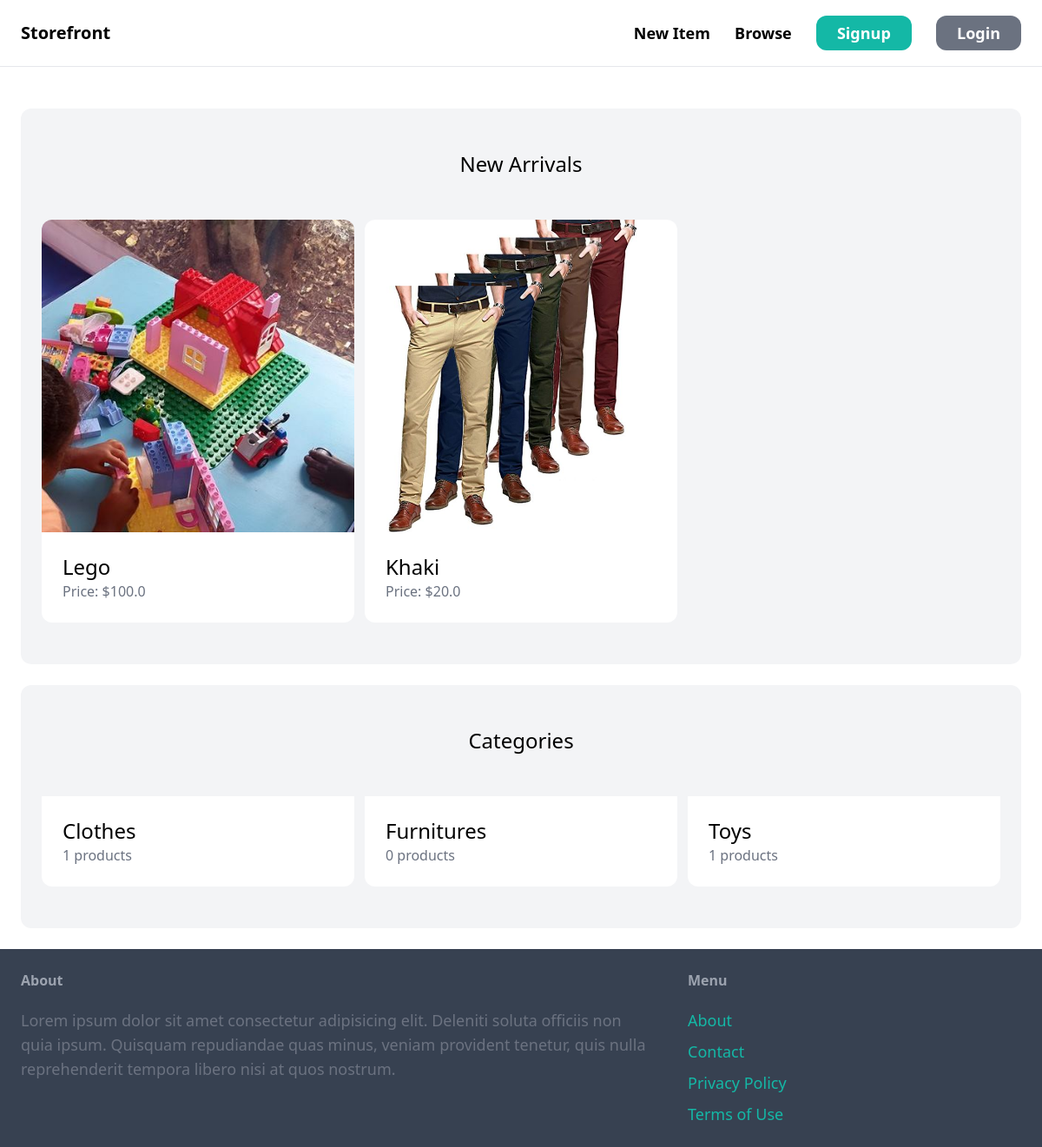
The app's page /, older data.
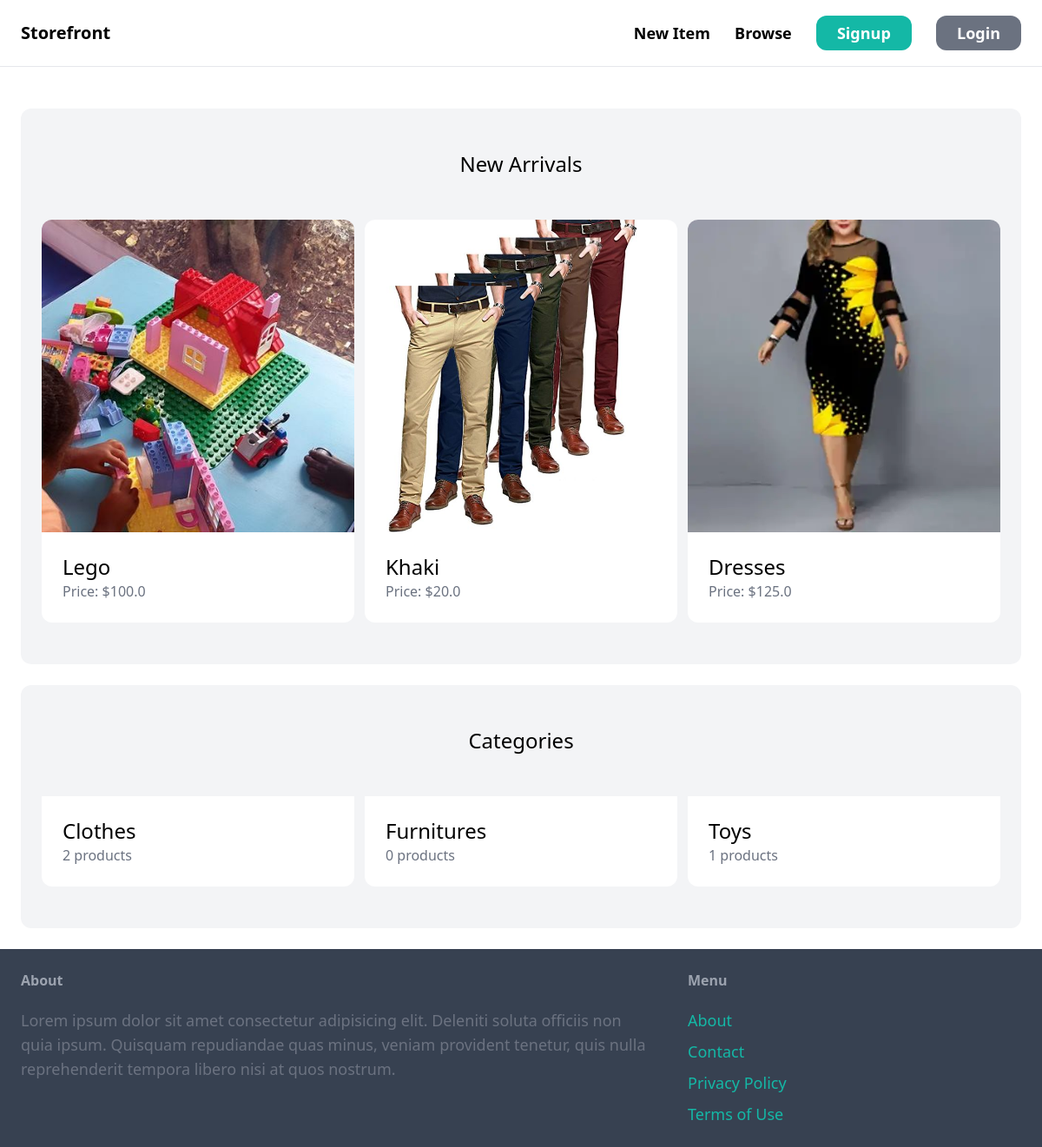
The same page, newer data.
### products/models.py (models this page shows, shortened)
class Product(models.Model):
    category = models.ForeignKey(Category, related_name="products", on_delete=models.CASCADE)
    name = models.CharField(max_length=255)
    description = models.TextField(blank=True, null=True)
    price = models.FloatField()
    image = models.ImageField(upload_to='product_images', blank=True, null=True)
    is_sold = models.BooleanField(default=False)
    created_at = models.DateTimeField(auto_now_add=True)
    created_by = models.ForeignKey(User, related_name="products", on_delete=models.CASCADE)

class Category(models.Model):
    name = models.CharField(max_length=255)
    class Meta:
        ordering = ("name",)
        verbose_name_plural = 'Categories'

### store/views.py (the view)
# urls.py: path("", index, name='index'),
def index(request):
    products = Product.objects.filter(is_sold=False)[0:6]
    categories = Category.objects.all()
    return render(request, 'store/index.html', {
        'categories': categories,
        'products': products
    })

### store/templates/store/index.html
{% extends 'store/base.html' %} {% block title %} Welcome {% endblock %}
{%block content %}
<div class="mt-6 px-6 py-12 bg-gray-100 rounded-xl">
  <h2 class="mb-12 text-2xl text-center">New Arrivals</h2>
  <div class="grid grid-cols-3 gap-3">
    {% for product in products %}
    <div>
      <a href="{% url 'product:detail' product.id %}">
        <div>
          <img
            src="{{product.image.url}}"
            alt="{{product.name}}"
            class="rounded-t-xl"
          />
        </div>
        <div class="p-6 bg-white rounded-b-xl">
          <h2 class="text-2xl">{{product.name}}</h2>
          <p class="text-gray-500">Price: ${{product.price}}</p>
        </div>
      </a>
    </div>
    {% endfor %}
  </div>
</div>
<div class="mt-6 px-6 py-12 bg-gray-100 rounded-xl">
  <h2 class="mb-12 text-2xl text-center">Categories</h2>
  <div class="grid grid-cols-3 gap-3">
    {% for category in categories %}
    <a href="">
        <div class="p-6 bg-white rounded-b-xl">
        <h2 class="text-2xl">{{category.name}}</h2>
        <p class="text-gray-500">{{category.products.count}} products</p>
      </div>
    </a>
    {% endfor %}
  </div>
</div>
{% endblock %}

Row changes from the older to the newer data that the page shows:
added Product: image (picture), name "Dresses", price "125.0"
computed for Category "Clothes": products.count "1" → "2"
